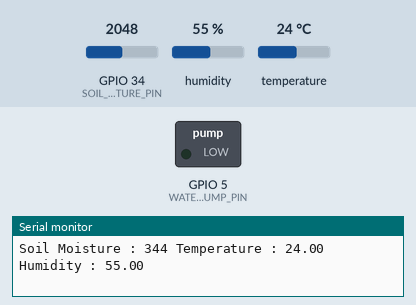
The sketch below on a simulated ESP32. On the bench: switched loads named in the sketch (green lamp = pin HIGH), the last lines printed to the serial monitor. The inputs (shaded band) are chosen by the test bench; at power-on: GPIO 34 (SOIL_MOISTURE_PIN) = 2048, humidity 55 %, temperature 24 °C. WiFi joins after 1.5 s; servers stay silent unless stated.

Above: at 3.0 s.
3.1 s: GPIO 34 (SOIL_MOISTURE_PIN) set to 3907
4.6 s: GPIO 34 (SOIL_MOISTURE_PIN) set to 4021
At 5.7 s:
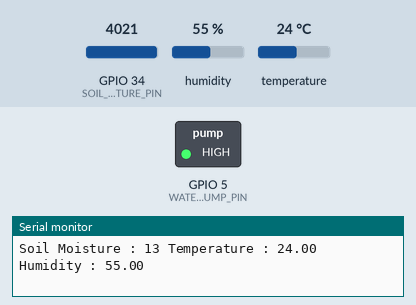
6.1 s: GPIO 34 (SOIL_MOISTURE_PIN) set to 3603
At 6.5 s:
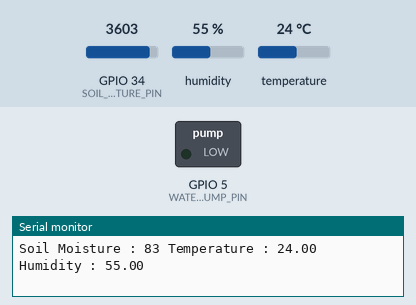
7.6 s: GPIO 34 (SOIL_MOISTURE_PIN) set to 4095
At 8.0 s:
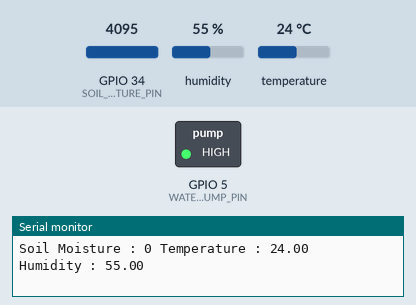
Timing chart, 0 to 10.1 s (numbered marks = the images above; inputs shaded):
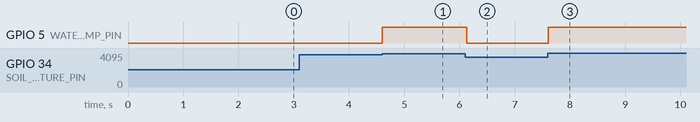

The sketch:

SmartfarmWithBlynkk.ino
```cpp
#define BLYNK_TEMPLATE_ID "TMPL6hBCNVxxc" //you can change this based on your blink
#define BLYNK_TEMPLATE_NAME "Smart farm with IOT" //you can change this based on your blink
#define BLYNK_AUTH_TOKEN "evpWkJUQw1tok6ieYh8OQmbG6xe-uvOt" //you can change this based on your blink

#define BLYNK_PRINT Serial
#include <WiFi.h> //becarefull when installing library
#include <BlynkSimpleEsp32.h>
#include <DHT.h>

char auth[] = BLYNK_AUTH_TOKEN;

char ssid[] = "";  // type your wifi name
char pass[] = "";  // type your wifi password

BlynkTimer timer;

#define DHTPIN 4 // Connect DHT sensor to GPIO 4 (D2) in ESP32
#define SOIL_MOISTURE_PIN 34 // Connect soil moisture sensor to GPIO 34 (ADC1_CH6) in ESP32
#define DHTTYPE DHT11
#define WATER_PUMP_PIN 5 // Define the GPIO pin for the water pump

DHT dht(DHTPIN, DHTTYPE);

void sendSensor()
{
  int soilmoisture = analogRead(SOIL_MOISTURE_PIN);  // Read from the soil moisture sensor
  int soilmoisturepercentage = map(soilmoisture, 3500, 4095, 100, 0);
  float h = dht.readHumidity();
  float t = dht.readTemperature(); // or dht.readTemperature(true) for Fahrenheit

  if (isnan(h) || isnan(t)) {
    Serial.println("Failed to read from DHT sensor!");
    return;
  }

  // Control the water pump based on soil moisture level
  if (soilmoisturepercentage < 20) {
    digitalWrite(WATER_PUMP_PIN, HIGH); // Turn on the water pump
  } else {
    digitalWrite(WATER_PUMP_PIN, LOW); // Turn off the water pump
  }

  Blynk.virtualWrite(V0, soilmoisturepercentage);
  Blynk.virtualWrite(V1, t);
  Blynk.virtualWrite(V2, h);

  Serial.print("Soil Moisture : ");
  Serial.print(soilmoisturepercentage);
  Serial.print(" Temperature : ");
  Serial.print(t);
  Serial.print("    Humidity : ");
  Serial.println(h);
}

void setup()
{
  Serial.begin(115200);

  Blynk.begin(auth, ssid, pass);
  dht.begin();

  pinMode(WATER_PUMP_PIN, OUTPUT); // Initialize the water pump pin as an output

  timer.setInterval(100L, sendSensor); // Set the timer to call sendSensor every 100 ms
}

void loop()
{
  Blynk.run();
  timer.run();
}
```

Measured:
- the behaviour switches between 3981 and 3982 on GPIO 34 (SOIL_MOISTURE_PIN) (found by bisection; images 0 and 1)
- after the input at 4.6 s, GPIO 5 (WATER_PUMP_PIN): LOW → HIGH at once
- after the input at 6.1 s, GPIO 5 (WATER_PUMP_PIN): HIGH → LOW at once
- after the input at 7.6 s, GPIO 5 (WATER_PUMP_PIN): LOW → HIGH at once
